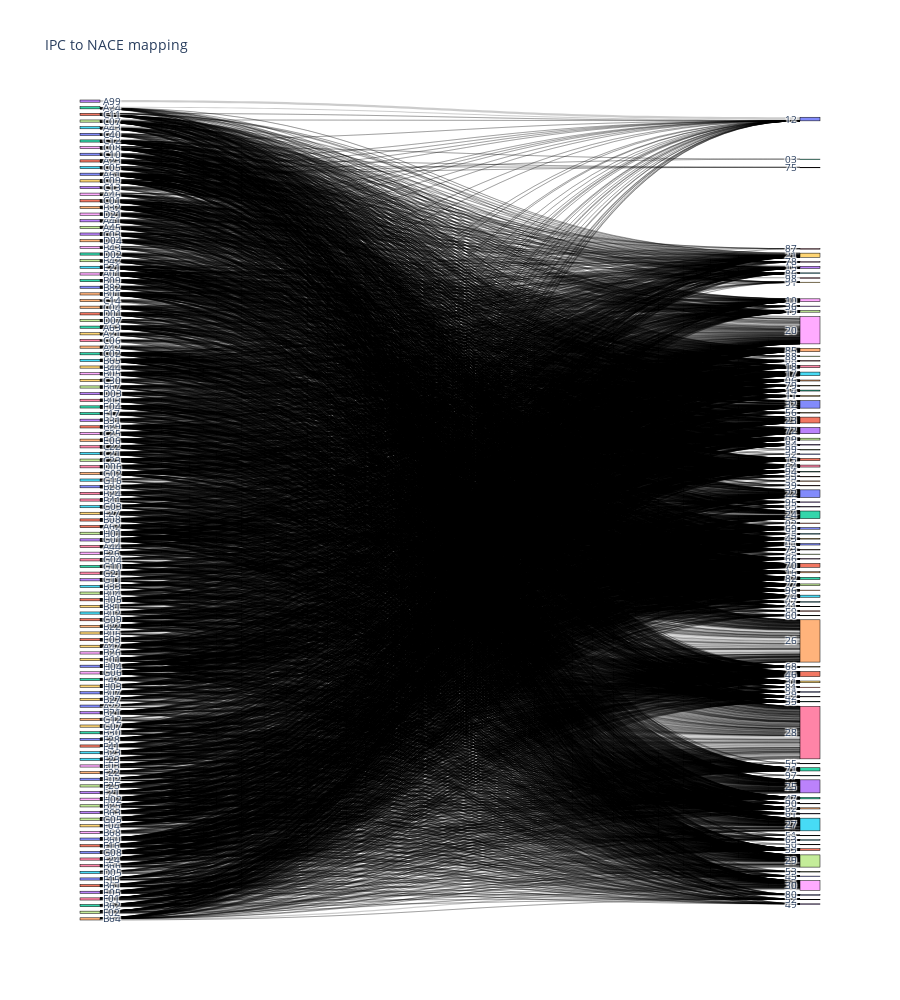

Notebook code cell kept with this figure:
### Code cell
import plotly.graph_objects as go

# Plot nace_ipc mapping data using Sankey chart visualizing mapping IPC to NACE codes 
def plot_sankey(df, labels, title):
    fig = go.Figure(data=[go.Sankey(
        node = dict(
          pad = 15,
          thickness = 20,
          line = dict(color = "black", width = 0.5),
          label = labels
        ),
        link = dict(
          source = df['source'], # indices correspond to labels, eg A1, A2, A2, B1, ...
          target = df['target'],
          value = df['weight']
        ))])

    fig.update_layout(title_text=title, font_size=10, height=1000)
    return fig
    
#fig = plot_sankey(pl_data, labels, 'IPC to NACE mapping')
#fig.show()

### Figure 1 — Plotly figure (JSON) as saved in the notebook; plotly's stock layout.template omitted (floating-point values rounded to 4 significant figures; data arrays with more than 128 entries replaced by an {"elided": "..."} marker saying what was removed)
{"data": [{"link": {"source": {"elided": "10912 int values"}, "target": {"elided": "10912 int values"}, "value": {"elided": "10912 float values"}}, "node": {"label": {"elided": "212 str values"}, "line": {"color": "black", "width": 0.5}, "pad": 15, "thickness": 20}, "type": "sankey"}], "layout": {"font": {"size": 10}, "height": 1000, "title": {"text": "IPC to NACE mapping"}}}
